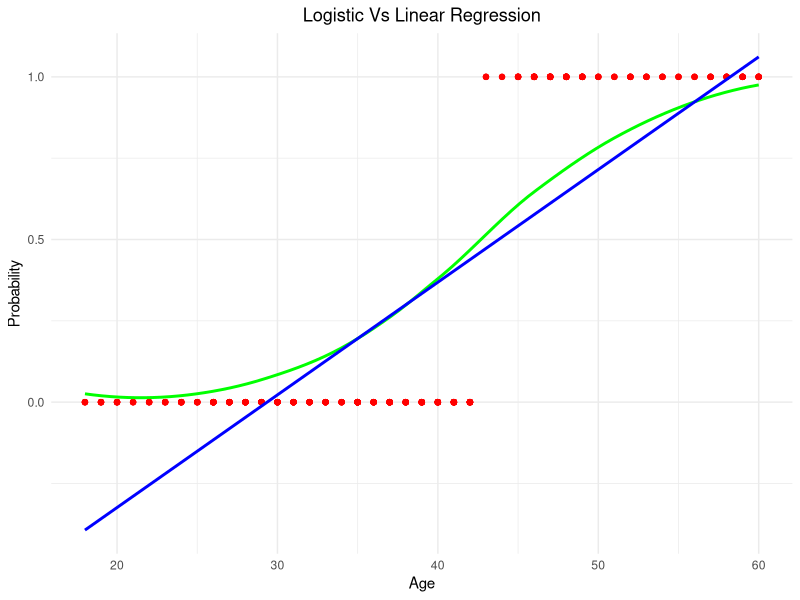
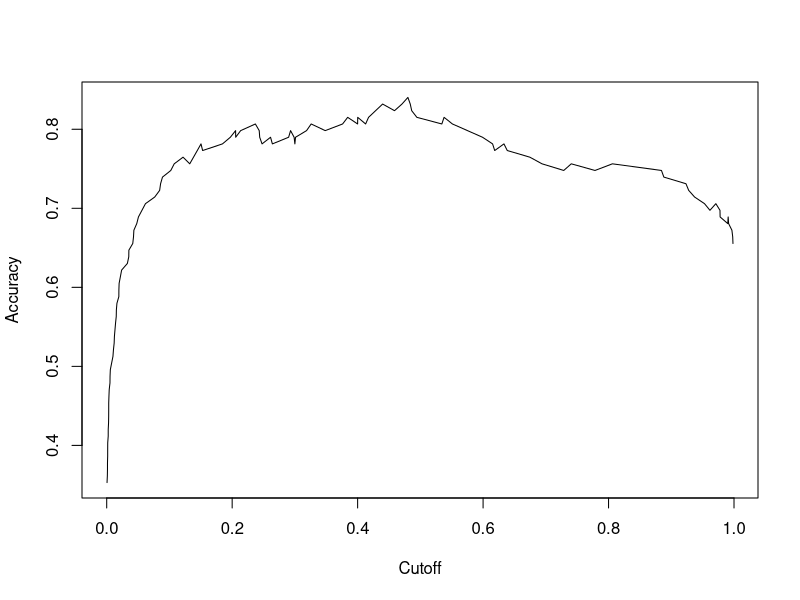
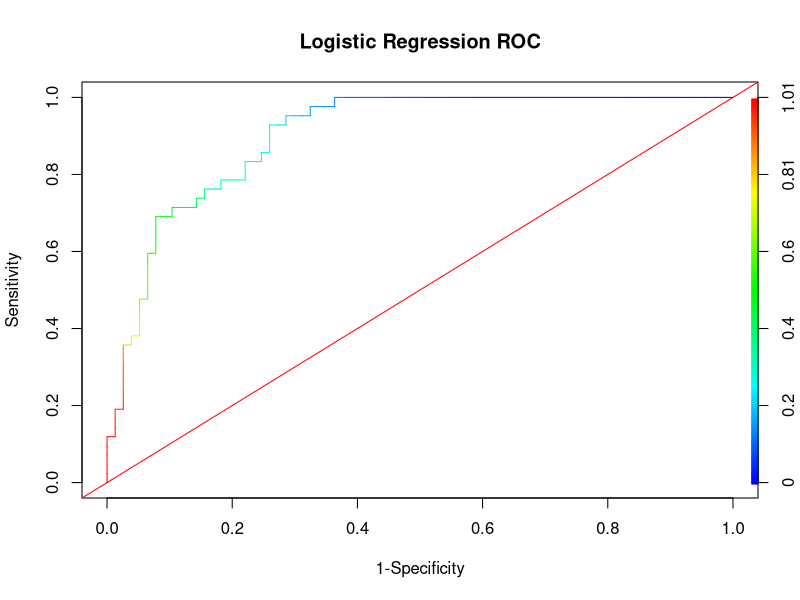
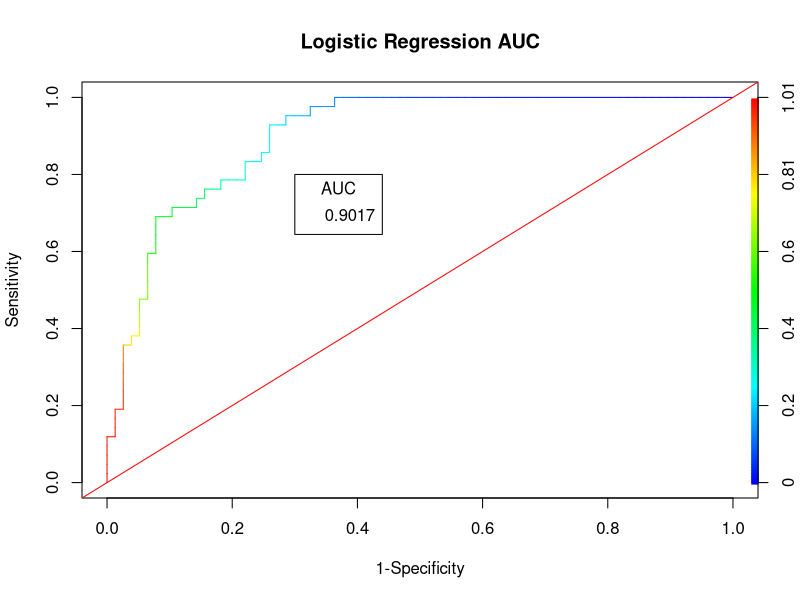

These figures' R source, in order:
##########################################################
######     Week 3 R code                          ########
######    Social Network  Purchase                ########
##########################################################

#########  Install and load the packages ############
library(tidyverse)
library(caret)
#install.packages(ROCR)
library(ROCR)
library(glmnet)



# Get the working directory
# getwd()
# setwd("C:/Users/talke.1/Documents")

### Part I) i) Read the data of Social_Network_Purchase.csv file ######
data <- read.csv("Social_Network_Purchase.csv")
str(data) # Structure of the data
names(data) # gives names of the features (Variables)


#### Part I) ii) Data Pre-Process and Preparation ########

## covert variables to factor  ##
data$Gender <- as.factor(data$Gender)
data$Purchased<- as.factor(data$Purchased)

## Checking missing value      ## 
sum(is.na(data))

str(data) # Gives structure of the data after converting variables to factor
summary(data)# Summary stat of each variables 


data <- data[-1] # Removing the first column User.ID


## Part I) iii) Why Regression is NOT Used for binary or categorical outcome?  #####
##  Why Logistic Regression?
##              visual proof see lines 43-68                                  ## 
## Let's first build simple Logistic Regression model with Age as a predictor ##
model1 <- glm(Purchased~Age,data, family="binomial")
summary(model1)

## Predict Purchase using model1 ####
pred_1 <- predict(model1,data,type="response") # Gives Predicted probabilities and we are storing in pred_1

pred_1c  <- ifelse(pred_1 >0.5,1,0) # Convert probabilities to class 1 or 0
head(pred_1) # Show the first 6 predicted probabilities from the data set
head(pred_1c) # Show the first 6 predicted classes from the data set

table(Predicted=pred_1c, Actual=data$Purchased ) # Gives Confusion Matrix

data$pred <- pred_1 # will add another column in data predicted probabilities

### Visual comparison of Logistic vs Linear Regression plot #####

data %>% 
  ggplot(aes(x=Age,y=pred_1c))+
  geom_point(color="red")+
  geom_smooth(aes(x=Age, y=pred_1),color="green")+
  geom_smooth(method="lm", se=0, color="blue")+
  ggtitle('Logistic Vs Linear Regression')+
  labs(x="Age",y="Probability",color="Legend")+
  theme_minimal()+
  theme(plot.title=element_text(hjust = 0.5))
##############################################################################


###### Let's Build Predictive Logistic Regression Model ###########

data <-data[-5]# Now let's remove the added predicted probability from the data

names(data)

## Part I) iv) What's the proportion of each class Purchase (category)? ##
table(data$Purchased)  # Gives counts of each class
prop.table(table(data$Purchased)) # Gives proportion of each class

#### Part I) v) What level of accuracy is desired for the model to use? ######
prop.table(table(data$Purchased)) # Highest is the benchmark accuacy? 

#### Part I) vi) Fit logistic regression model with the entire data and ######
######   discuss the summary of the model.                              #####
modelall <- glm(Purchased~.,data, family="binomial")
summary(modelall)

modelall1 <- glm(Purchased~.-Gender,data, family="binomial")
summary(modelall1)


####### Part II i) Data splitting into 70% Training and 30% Testing ##########

# For reproducibility set seed
set.seed(2021)
#data partitioning using Stratified random sample into train and test data
Index <- createDataPartition(data$Purchased,p=0.7,list=FALSE)
trdata <- data[Index,] # training data set 70%
tsdata <- data[-Index,]  # testing data set 30%
head(trdata) # Gives the first 6 rows of the training data
head(tsdata) # Gives the first 6 rows of the testing data


## Part II ii) Fit logistic regression model using the training data set #####
## and discuss the summary of the model results.                        #####
## Is there any predictor that is not significant?                       ####

logisticm <- glm(Purchased~.,data=trdata, family="binomial")
summary(logisticm)  ## Gives model summary and shows Gender is not statistically significant

## Part II iii)Find the logistic model with all its predictors in the model ###
## significant using the training data set.                                 ###                                         ###
flogisticm <- glm(Purchased~.-Gender,data=trdata, family="binomial")
summary(flogisticm)
round(coef(flogisticm),5)
### Part II iV)Interpret the regression coefficients? #####





### Part III i) Predict the training dataset using the model  and            ####
### discuss overall accuracy, misclassification, Sensitivity and Specificity? ###

pred_probtr <- predict(flogisticm,trdata,type="response") # Gives predicted probabilities of training data and store it in pred_tr
pred_ctr  <- ifelse(pred_probtr>0.5,1,0) #Converting the predicted probabilities into class 1 or 0
head(pred_ctr) # shows the first 6 predicted classes
head(trdata)  # shows the first 6 rows of training data

### Confusion Matrix using Training Set####
conf_tr <- table(Predicted=pred_ctr, Actual=trdata$Purchased )
conf_tr # confusing matrix from Training set
sum(diag(conf_tr))/sum(conf_tr)   ### Overall accuracy using the training set
1-sum(diag(conf_tr))/sum(conf_tr)  # Overall Missclassfication in Training Data


### Part III ii) Predict the testing dataset using the model  and         ####
### discuss overall accuracy, misclassification, Sensitivity and Specificity? ###


## Predict Test data ####   
pred_probts <- predict(flogisticm,tsdata,type="response") # Gives predicted probabilities of testing data and  store it in pred_ts
pred_cts <- ifelse(pred_probts>0.5,1,0) #Converting the predicted probabilities into class 1 or 0
head(pred_cts)
head(tsdata)

### Confusion Matrix using Testing Set####
conf_ts<- table(pred_cts, tsdata$Purchased)
conf_ts # confusing matrix from Testing set
sum(diag(conf_ts))/sum(conf_ts)  # Overall accuracy in Testing set
1-sum(diag(conf_ts))/sum(conf_ts)  # Overall Missclassfication in Testing Data



#### Part III iii) Is the accuracy good? Why or why not? ####
  

### Part III iv) Plot the ROC curve for the testing data and discuss what you see?  ####
pred_probts <- predict(flogisticm,tsdata,type = 'response')
pred_probts <- prediction(pred_probts,tsdata$Purchased)
perf_eval <- performance(pred_probts,"acc") # Cutoff Vs Accuracy metric
plot(perf_eval)  # Plots Cutoff Vs Accuracy metric


#### Model Performance ROC  #####
ROC <- performance(pred_probts,"tpr","fpr") # Saves True positive rate=sensitivity and 1-Specificity = fpr
plot(ROC,xlab="1-Specificity",ylab="Sensitivity",main="Logistic Regression ROC",colorize=TRUE)  # Plots ROC Curve
abline(a=0,b=1,col="red")  # Benchmark 



#### Part III v) What's is AUC?  #####

AUC <- performance(pred_probts,"auc")
AUC<- unlist(slot(AUC,"y.values")) # Unlist from the stored slot
AUC # Area under the curve
AUC <- round(AUC,4)  # Round it to 4 decimal places
AUC
plot(ROC,xlab="1-Specificity",ylab="Sensitivity",main="Logistic Regression AUC",colorize=TRUE)
abline(a=0,b=1,col="red")
legend(0.3,0.8,AUC,title="AUC",cex=1)
